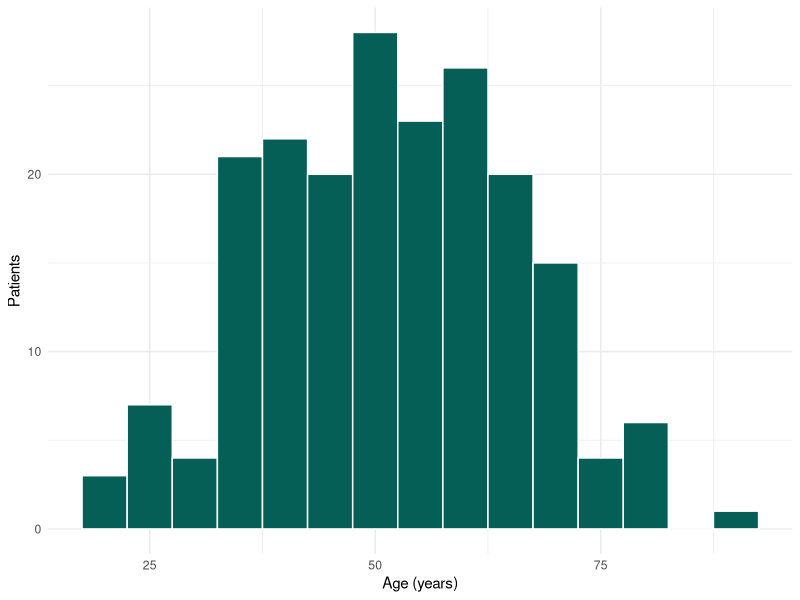

This chart was generated by the following R code:
## ---- chunk 1
#| include: false
library(ggplot2)
patients <- read.csv("../../data/patients.csv")
## ---- chunk 2
quantile(patients$bmi, c(0.25, 0.5, 0.75))
tapply(patients$bmi, patients$sex, median)
## ---- chunk 3
#| fig-height: 3.5
ggplot(patients, aes(age)) +
  geom_histogram(binwidth = 5, fill = "#055F56", colour = "white") +
  labs(x = "Age (years)", y = "Patients") +
  theme_minimal()
